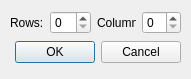
<?xml version="1.0" encoding="UTF-8"?>
<ui version="4.0">
 <class>NewDialog</class>
 <widget class="QDialog" name="NewDialog">
  <property name="geometry">
   <rect>
    <x>0</x>
    <y>0</y>
    <width>191</width>
    <height>79</height>
   </rect>
  </property>
  <property name="windowTitle">
   <string>Dialog</string>
  </property>
  <widget class="QWidget" name="">
   <property name="geometry">
    <rect>
     <x>10</x>
     <y>10</y>
     <width>171</width>
     <height>55</height>
    </rect>
   </property>
   <layout class="QVBoxLayout" name="verticalLayout">
    <item>
     <layout class="QHBoxLayout" name="horizontalLayout_3">
      <item>
       <layout class="QHBoxLayout" name="horizontalLayout">
        <item>
         <widget class="QLabel" name="label">
          <property name="text">
           <string>Rows:</string>
          </property>
         </widget>
        </item>
        <item>
         <widget class="QSpinBox" name="spinBox"/>
        </item>
       </layout>
      </item>
      <item>
       <layout class="QHBoxLayout" name="horizontalLayout_2">
        <item>
         <widget class="QLabel" name="label_2">
          <property name="text">
           <string>Columns:</string>
          </property>
         </widget>
        </item>
        <item>
         <widget class="QSpinBox" name="spinBox_2"/>
        </item>
       </layout>
      </item>
     </layout>
    </item>
    <item>
     <widget class="QDialogButtonBox" name="buttonBox">
      <property name="orientation">
       <enum>Qt::Horizontal</enum>
      </property>
      <property name="standardButtons">
       <set>QDialogButtonBox::Cancel|QDialogButtonBox::Ok</set>
      </property>
     </widget>
    </item>
   </layout>
  </widget>
 </widget>
 <resources/>
 <connections>
  <connection>
   <sender>buttonBox</sender>
   <signal>accepted()</signal>
   <receiver>NewDialog</receiver>
   <slot>accept()</slot>
   <hints>
    <hint type="sourcelabel">
     <x>248</x>
     <y>254</y>
    </hint>
    <hint type="destinationlabel">
     <x>157</x>
     <y>274</y>
    </hint>
   </hints>
  </connection>
  <connection>
   <sender>buttonBox</sender>
   <signal>rejected()</signal>
   <receiver>NewDialog</receiver>
   <slot>reject()</slot>
   <hints>
    <hint type="sourcelabel">
     <x>316</x>
     <y>260</y>
    </hint>
    <hint type="destinationlabel">
     <x>286</x>
     <y>274</y>
    </hint>
   </hints>
  </connection>
 </connections>
</ui>
